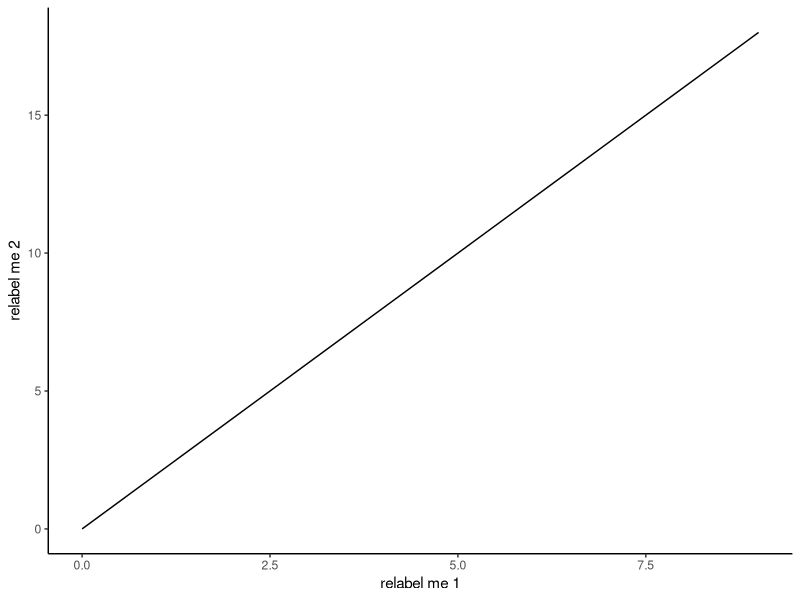
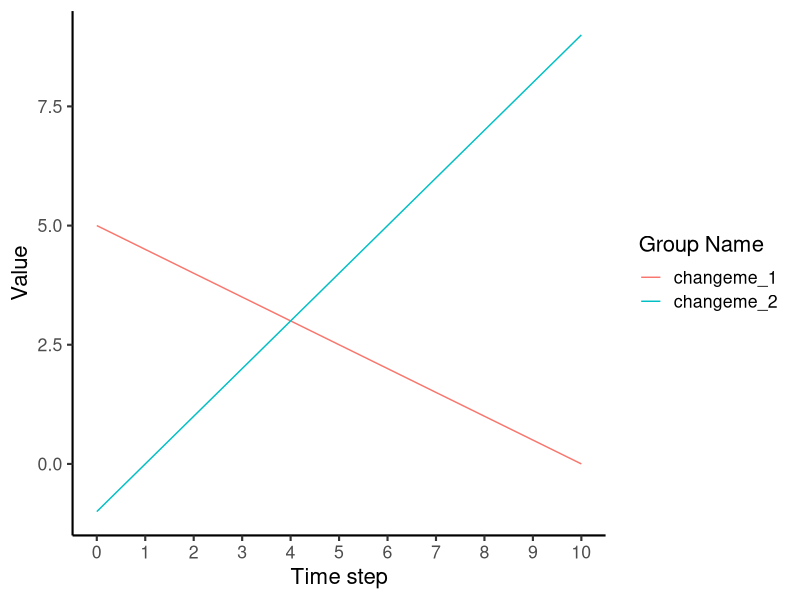
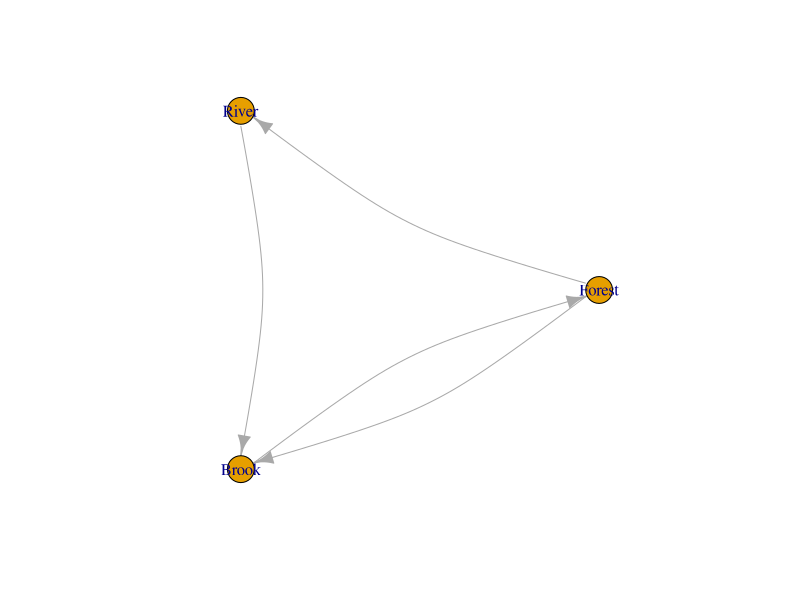
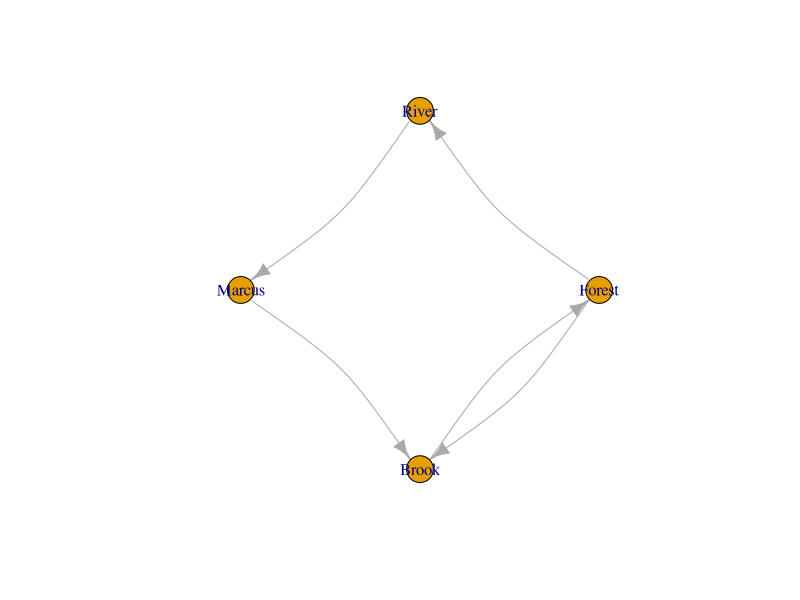
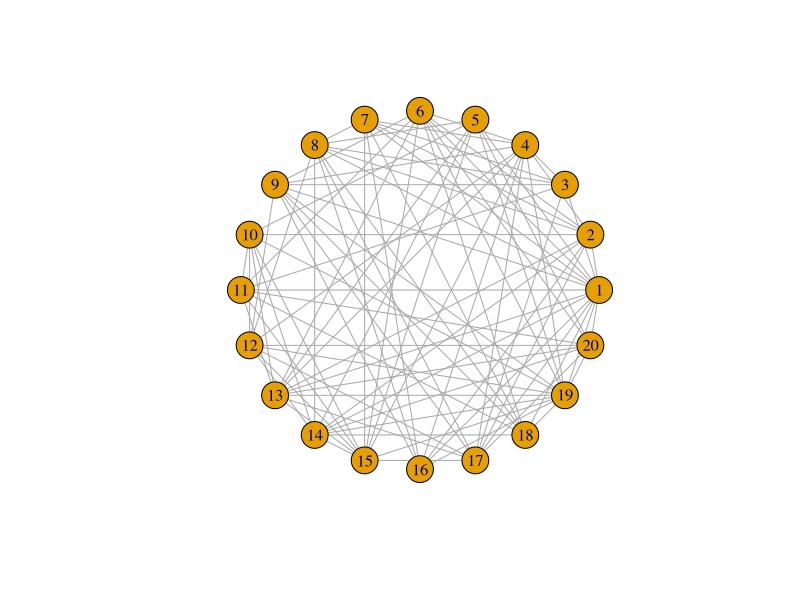
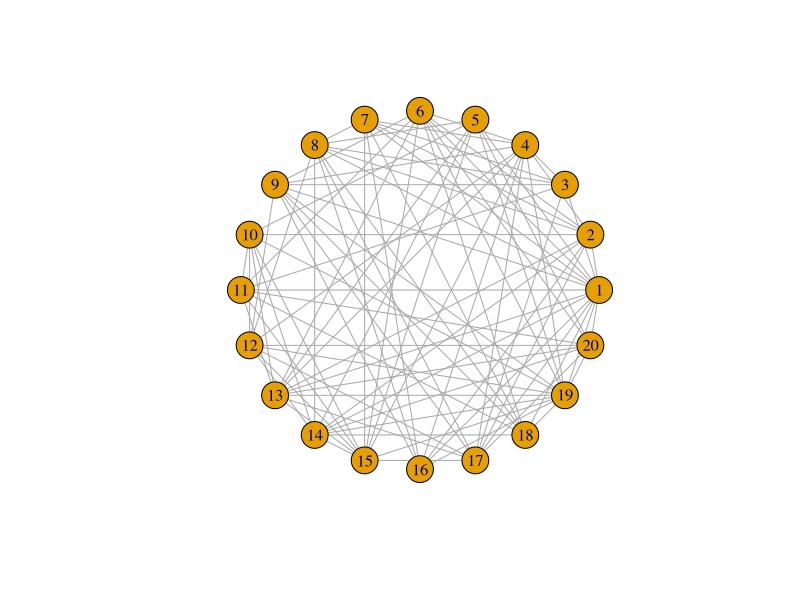

The R script that drew these images, in order:
## ---- chunk 1
#| echo: true
#| 
library(ggplot2)
library(tibble)

hello_world_plot <- function(n_steps = 10, start_t = 0, dt = 1, a = -1) {

  # Local function that is only available in hello_world_plot.
  y <- function(t, a = 2) {
      a * t 
  }

  # Create time step sequence given parameters passed to this function.
  t <- seq(from=start_t, by=dt, length.out=n_steps)

  # Create fake data table (i.e., a "tibble" from the tibble library).
  fake_data <- tibble(y = y(t), t = t)

  # Plot the fake data.
  ggplot(fake_data, aes(x=t, y=y)) + 
      geom_line() + 
      xlab("relabel me 1") + 
      ylab("relabel me 2") + 
      theme_classic()
}
## ---- chunk 2
#| fig-width: 5.5
#| fig-height: 3
hello_world_plot()
## ---- chunk 3
hello_world_grouped <- function(grp_name_1 = "Hello", grp_name_2 = "World", intercept_1 = 5, slope_1 = -0.5, intercept_2 = -1, slope_2 = 1) {
  
  t_single <- rep(seq(from=0, to=10, by=1))
  t <- rep(t_single, 2)
  
  val <- c(intercept_1 + (slope_1 * t_single), 
                   intercept_2 + (slope_2 * t_single))   
  # print(length(t))
  # print(length(val))
  
  fake_data_2 <-
    tibble(
      grp = c(rep("changeme_1", 11), rep("changeme_2", 11)),
      t = t,
      val = val
    )
  ggplot(fake_data_2, aes(x=t, y=val, color=grp)) +
    geom_line() +
    scale_x_continuous(breaks = 0:10) +
    guides(color = guide_legend(title = "Group Name")) +
    xlab("Time step") +
    ylab("Value") +
    theme_classic(base_size = 16)
  # print(fake_data_2)
}
hello_world_grouped()
## ---- chunk 4
#| fig-label: fig-social-triangle
library(igraph)
socnet <- make_graph(~ Forest-+River-+Brook++Forest)
plot(socnet, layout = layout_in_circle(socnet), edge.curved=0.2)
## ---- chunk 5
#| fig-label: fig-social-triangle
library(igraph)
socnet <- make_graph(~ Forest-+River-+Marcus-+Brook++Forest)
plot(socnet, layout = layout_in_circle(socnet), edge.curved=0.2)
## ---- chunk 6
# Your code here! Copy, paste, and modify the above code block to make a social influence square with 
## ---- chunk 7
# Your code here! Copy, paste, and modify the above code block to make a social influence hexagon, including an additional dyad with bi-directional influence.
## ---- chunk 8
library(igraph)
net <- sample_gnp(n=20, p=0.5)
plot(net, layout = layout_in_circle(net))
## ---- chunk 9
library(igraph)
# net <- ???    <= Your Code Here!
plot(net, layout = layout_in_circle(net))
## ---- chunk 10
library(purrr)
library(tibble)
library(dplyr)

run_influencer_model <- function(N=5, adopt_rate = 0.2, t_max = 1000) {
  
  # Initialize influenced individuals' traits, time step, and ids.
  prev_adopted_A <- rep(FALSE, N)
  tbl_ret <- tibble(agent_id = 1:N, 
                    step = rep(0, N),
                    adopted_A = prev_adopted_A
                    )
  # Initialize fixated to be FALSE, since at t=0 no influenced agents have adopted A
  fixated <- FALSE
  t <- 1
  while (!fixated || (t > t_max)) {
    # Probabilistically update adopted_A to be TRUE with probability adopt_rate (α)
    new_adopted_A <- 
      prev_adopted_A %>%
        map_vec(\(adopted) { ifelse(adopted, TRUE, runif(1) < adopt_rate) })

    prev_adopted_A <- new_adopted_A

    # The influenced have fixated if all have adopted A
    fixated <- all(new_adopted_A)

    print(new_adopted_A)
    print(fixated)
    
    new_tstep <- tibble(agent_id = 1:N,
                        step = rep(t, N),
                        adopted_A = new_adopted_A)

    tbl_ret <- rbind(tbl_ret, new_tstep)
    
    t <- t + 1
  }

  return (tbl_ret)
}

# Set up and run influencer model for N = 5.
N <- 5
adopt_rate <- 0.1
tbl_out_5 <- run_influencer_model(N, adopt_rate)

# Plot counts over time using group_by and summarise functions.

